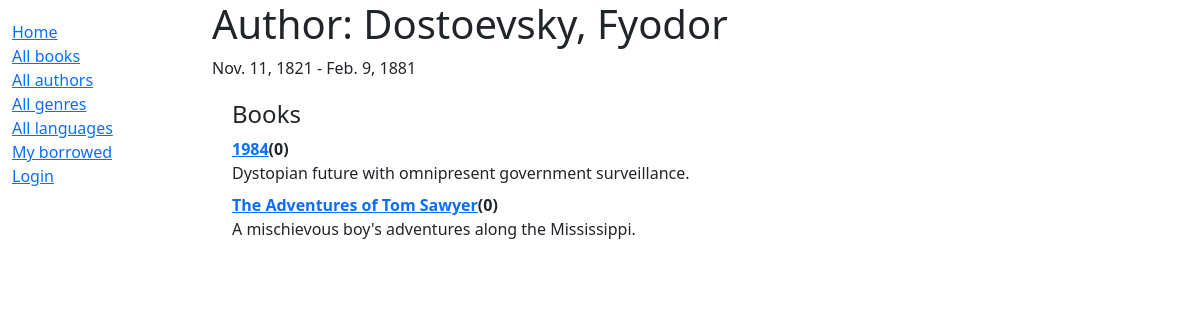
The page /catalog/author/9 on the database its author committed.
### catalog/models.py (models this page shows, shortened)
class Author(models.Model):
    first_name = models.CharField(max_length=100)
    last_name = models.CharField(max_length=100)
    date_of_birth = models.DateField(null=True, blank=True)
    date_of_death = models.DateField('Died', null=True, blank=True)
    class Meta:
        ordering = ['last_name', 'first_name']
    def __str__(self):
        return f'{self.last_name}, {self.first_name}'

class Book(models.Model):
    title = models.CharField(max_length=200)
    author = models.ForeignKey('Author', on_delete=models.RESTRICT, null=True)
    summary = models.TextField(max_length=1000, help_text="Enter a brief description of the book")
    isbn = models.CharField('ISBN', max_length=13, unique=True, help_text='13 Character <a href="https://www.isbn-international.org/content/what-isbn''">ISBN number</a>')
    genre = models.ManyToManyField(Genre, help_text="Select a genre for this book")
    language = models.ForeignKey('Language', on_delete=models.SET_NULL, null=True)
    def __str__(self):
        return self.title
    def display_genre(self):
        """Create a string for the genre. This is required to display genre in Admin."""
        return ', '.join(genre.name for genre in self.genre.all()[:3])
    display_genre.short_description = "Genre"

### catalog/views.py (the view)
# urls.py: path('author/<int:pk>', views.AuthorDetailView.as_view(), name='author-detail'),
class AuthorDetailView(generic.DetailView):
    model = Author

### catalog/templates/catalog/author_detail.html (shortened to what this page needs)
{% extends "base_generic.html" %}
{% block content %}
  <h1>Author: {{ author }}</h1>
  <p>{{ author.date_of_birth }} - {% if author.date_of_death %}{{ author.date_of_death }}{% endif %}</p>
  <div style="margin-left:20px;margin-top:20px">
    <h4>Books</h4>
    <dl>
      {% for book in author.book_set.all %}
      <dt><a href="{% url 'book-detail' book.pk %}">{{ book }}</a>({{ book.bookinstance_set.count }})</dt>
      <dd>{{ book.summary }}</dd>
      {% empty %}
      <p>This author has no books.</p>
      {% endfor %}
    </dl>
  </div>
{% endblock %}
{% block sidebar %}
  {{ block.super }}
{% endblock %}

### rows shown on the page
Author: date_of_birth "Nov. 11, 1821", date_of_death "Feb. 9, 1881"
Book: title "1984", bookinstance_set.count "0", summary "Dystopian future with omnipresent government surveillance."
Book: title "The Adventures of Tom Sawyer", bookinstance_set.count "0", summary "A mischievous boy's adventures along the Mississippi."
